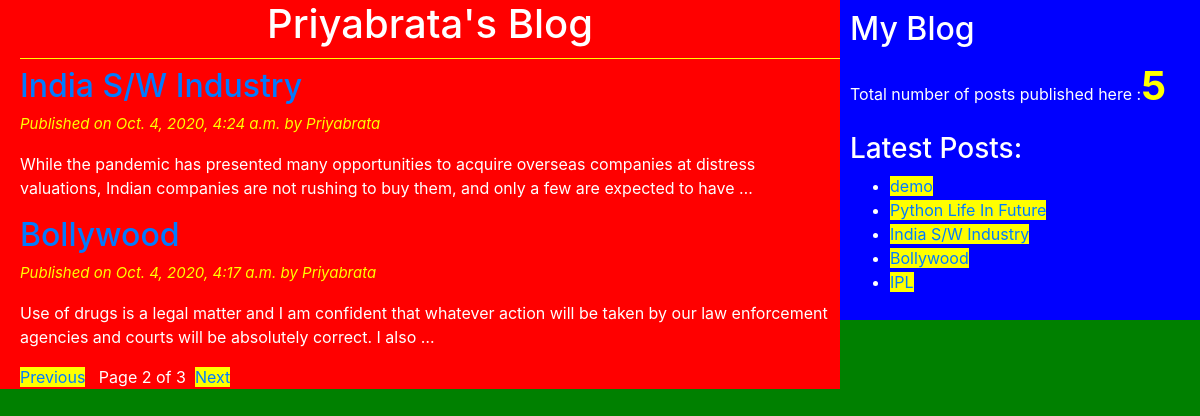
Screenshot of /?page=2 with the database file from the repository.
### blogApp/models.py (models this page shows)
class Post(models.Model):
    STATUS_CHOICES = (('draft','Draft'),('published','Published'))
    title = models.CharField(max_length=256)
    slug = models.SlugField(max_length=264,unique_for_date='publish')
    author = models.ForeignKey(User,related_name='blog_posts',on_delete=models.DO_NOTHING)
    body = models.TextField()
    publish = models.DateTimeField(default=timezone.now)
    created = models.DateTimeField(auto_now_add=True)
    updated = models.DateTimeField(auto_now=True)
    status = models.CharField(max_length=10,choices=STATUS_CHOICES,default='draft')
    objects=CustomManager()
    class Meta:
        ordering = ('-publish',)
    def get_absolute_url(self):
        return reverse('post_detail',args=[self.publish.year,self.publish.strftime('%m'),self.publish.strftime('%d'),self.slug])

### blogApp/views.py (the view)
# urls.py: url(r'^$',views.post_list_view),
def post_list_view(request):
    post_list=Post.objects.all()
    paginator=Paginator(post_list,2)
    page_number=request.GET.get('page')
    try:
        post_list=paginator.page(page_number)
    except PageNotAnInteger:
        post_list=paginator.page(1)
    except EmptyPage:
        post_list=paginator.page(paginator.num_pages)
    return render(request,'blogApp/post_list.html',{'post_list':post_list})

### blogApp/models.py (called while the page is built)
    def get_queryset(self):
        return super().get_queryset().filter(status='published')

### blogApp/templatetags/blog_tags.py (called while the page is built)
@register.simple_tag(name='my_tag')
def total_posts():
    return Post.objects.count()

@register.inclusion_tag('blogApp/latest_posts123.html')
def show_latest_posts(count=3):
    latest_posts=Post.objects.order_by('-publish')[:count]
    return {'latest_posts':latest_posts}

### templates/blogApp/post_list.html (shortened to what this page needs)
{% extends 'blogApp/base.html' %}
{% block content %}
<h1>Priyabrata's Blog</h1>
{% for post in post_list %}
<a href="{{post.get_absolute_url}}"><h2>{{post.title}}</h2></a>
<p id="date">Published on {{post.publish}} by {{post.author|title}}</p>
{{post.body|truncatewords:30|linebreaks}}
{% endfor %}
{% include 'blogApp/pagination.html' with page=post_list %}
{% endblock %}

### templates/blogApp/latest_posts123.html
<ul>
  {%for post in latest_posts%}
  <li><a href="{{post.get_absolute_url}}">{{post.title}}</a></li>
  {%endfor%}
</ul>

### static/css/blogApp.css (style rules this page uses)
h1 { text-align: center; border-bottom: 1px solid yellow; padding-bottom: 10px; }
#date { color: yellow; font-size: 15px; font-style: italic; }
body { color: white; background: green; }
a { background: yellow; }

### rows the page displays
Post: title "India S/W Industry", publish "Oct. 4, 2020, 4:24 a.m.", author "Priyabrata", body "While the pandemic has presented many opportunities to acquire overseas companies at distress valuations, Indian companies are not rushing to buy them, and only a few are expected to have …"
Post: title "Bollywood", publish "Oct. 4, 2020, 4:17 a.m.", author "Priyabrata", body "Use of drugs is a legal matter and I am confident that whatever action will be taken by our law enforcement agencies and courts will be absolutely correct. I also …"
Post: title "demo"
Post: title "Python Life In Future"
Post: title "IPL"

### other values shown
{{ page.number }} "2"
{{ page.paginator.num_pages }} "3"
